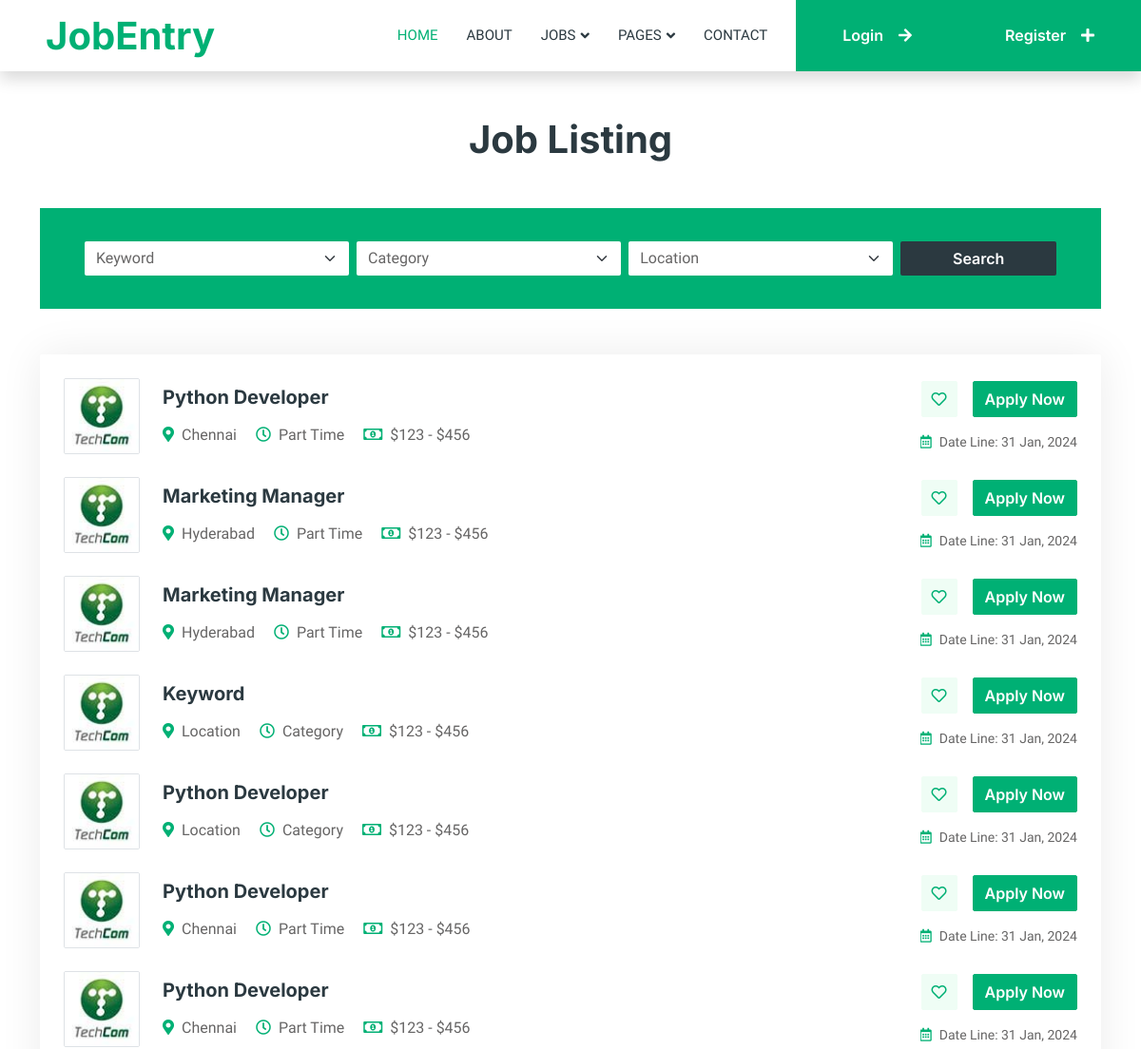
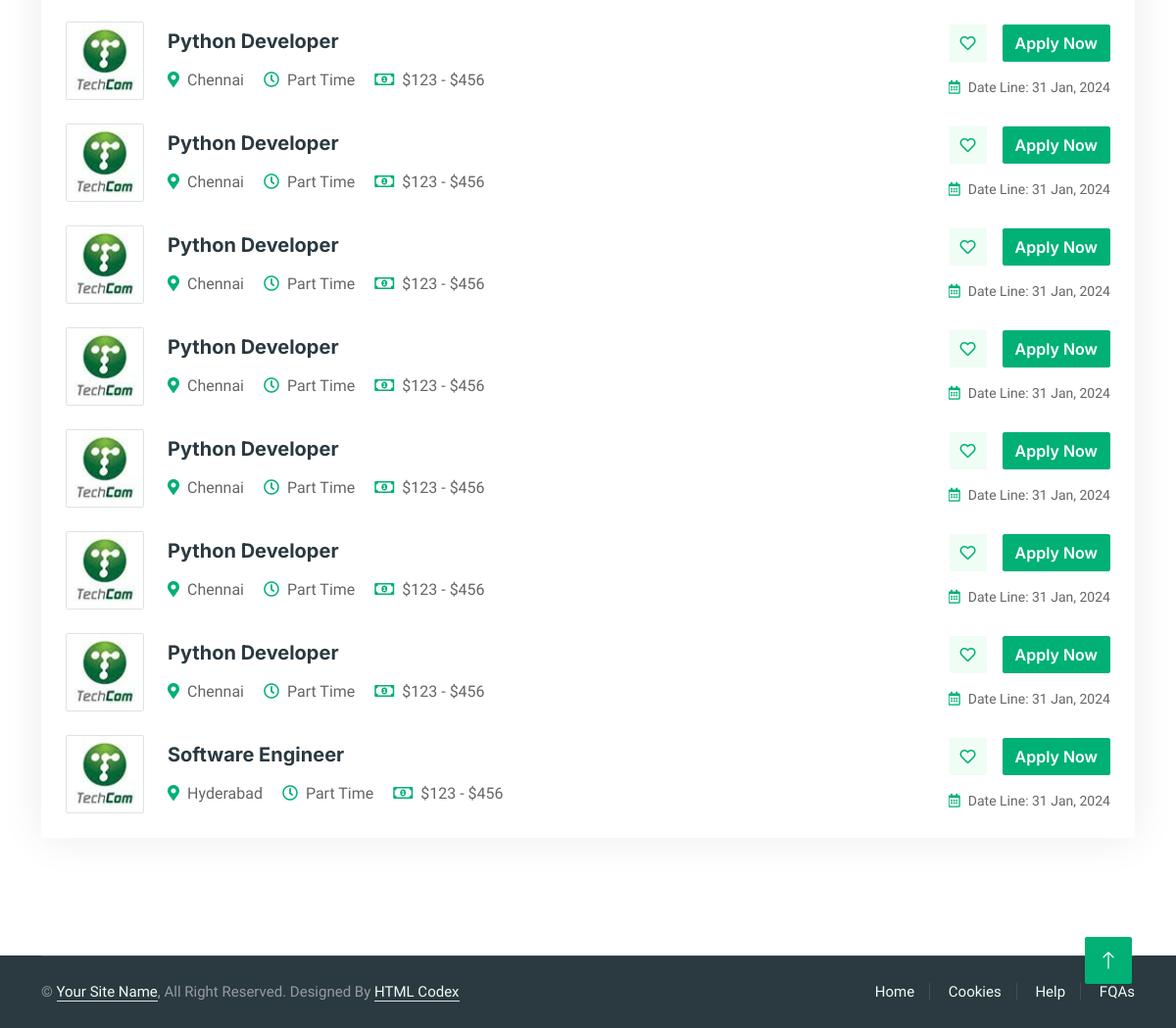
Screenshot of /job_list/ with the database file from the repository (2 pictures, top to bottom).
### app/models.py (models this page shows, shortened)
class Add_job(models.Model):
    company=models.ForeignKey(User,on_delete=models.CASCADE)
    keyword=models.CharField(max_length=100)
    category=models.CharField(max_length=100)
    location=models.CharField(max_length=100)

### app/views.py (the view)
# urls.py: path('job_list/', views.job_list, name='job_list'),
def job_list(request):
    jobs=Add_job.objects.all()
    return render(request,'job_list.html',{'jobs':jobs})

### app/templates/job_list.html (shortened to what this page needs)
{% extends "header.html" %}
{% load static %}
{% block content %}
<!DOCTYPE html>
<html lang="en">
<head>
</head>
<body>
    <form action='{%url 'job_list'%}'>
        <div class="container-xxl py-5">
            <div class="container">
                <h1 class="text-center mb-5 wow fadeInUp" data-wow-delay="0.1s">Job Listing</h1>
                <div class="tab-class text-center wow fadeInUp" data-wow-delay="0.3s">
        <div class="container-fluid bg-primary mb-5 wow fadeIn" data-wow-delay="0.1s" style="padding: 35px;">
            <div class="container">
                <div class="row g-2">
                    <div class="col-md-10">
                        <div class="row g-2">
                            <div class="col-md-4">
                                <select class="form-select border-0">
                                    <option selected>Keyword</option>
                                </select>
                            </div>
                            <div class="col-md-4">
                                <select class="form-select border-0">
                                    <option selected>Category</option>
                                </select>
                            </div>
                            <div class="col-md-4">
                                <select class="form-select border-0">
                                    <option selected>Location</option>
                                </select>
                            </div>
                        </div>
                    </div>
                    <div class="col-md-2">
                        <button class="btn btn-dark border-0 w-100">Search</button>
                    </div>
                </div>
            </div>
        </div>
                    <div class="tab-content">
                        <div id="tab-1" class="tab-pane fade show p-0 active">
                            <div class="job-item p-4 mb-4">
                                <div class="row g-4">
                                    {% for i in jobs %}
                                    <div class="col-sm-12 col-md-8 d-flex align-items-center">
                                        <img class="flex-shrink-0 img-fluid border rounded" src="{% static 'img/com-logo-1.jpg' %}" alt="" style="width: 80px; height: 80px;">
                                        <div class="text-start ps-4">
                                            <h5 class="mb-3">{{i.keyword}}</h5>
                                            <span class="text-truncate me-3"><i class="fa fa-map-marker-alt text-primary me-2"></i>{{i.location}}</span>
                                            <span class="text-truncate me-3"><i class="far fa-clock text-primary me-2"></i>{{i.category}}</span>
                                            <span class="text-truncate me-0"><i class="far fa-money-bill-alt text-primary me-2"></i>$123 - $456</span>
                                        </div>
                                    </div>
                                    <div class="col-sm-12 col-md-4 d-flex flex-column align-items-start align-items-md-end justify-content-center">
                                        <div class="d-flex mb-3">
                                            <a class="btn btn-light btn-square me-3" href=""><i class="far fa-heart text-primary"></i></a>
                                            <a class="btn btn-primary" href="{% url 'apply' %}">Apply Now</a>
                                        </div>
                                        <small class="text-truncate"><i class="far fa-calendar-alt text-primary me-2"></i>Date Line: 31 Jan, 2024</small>
                                    </div>
                                    {% endfor %}
                                </div>
                            </div>
                        </div>
                    </div>
                </div>
            </div>
        </div>
    </form>
</body>
</html>
{% endblock %}

### app/templates/header.html (shortened to what this page needs)
{% load static %}
<!DOCTYPE html>
<html>
    <head>
    <link href="https://cdnjs.cloudflare.com/ajax/libs/font-awesome/5.10.0/css/all.min.css" rel="stylesheet">
    <link href="https://cdn.jsdelivr.net/npm/bootstrap-icons@1.4.1/font/bootstrap-icons.css" rel="stylesheet">
    <link href="{% static 'lib/animate/animate.min.css' %}" rel="stylesheet">
    <link href="{% static 'lib/owlcarousel/assets/owl.carousel.min.css' %}" rel="stylesheet">
    <link href="{% static 'css/bootstrap.min.css' %}" rel="stylesheet">
    <link href="{% static 'css/style.css' %}" rel="stylesheet">
    </head>
    <body>
        <div class="container-xxl bg-white p-0">
            <nav class="navbar navbar-expand-lg bg-white navbar-light shadow sticky-top p-0">
                <a href="index.html" class="navbar-brand d-flex align-items-center text-center py-0 px-4 px-lg-5">
                    <h1 class="m-0 text-primary">JobEntry</h1>
                </a>
                <div class="collapse navbar-collapse" id="navbarCollapse">
                    <div class="navbar-nav ms-auto p-4 p-lg-0">
                        <a href="{% url 'index' %}" class="nav-item nav-link active">Home</a>
                        <a href="{% url 'about' %}" class="nav-item nav-link">About</a>
                        <div class="nav-item dropdown">
                            <a href="#" class="nav-link dropdown-toggle" data-bs-toggle="dropdown">Jobs</a>
                        </div>
                        <div class="nav-item dropdown">
                            <a href="#" class="nav-link dropdown-toggle" data-bs-toggle="dropdown">Pages</a>
                        </div>
                        <a href="{% url 'contact' %}" class="nav-item nav-link">Contact</a>
                    </div>
                    {% if request.session.email %}
                    <a href="{% url 'logout' %}" class="btn btn-primary rounded-0 py-4 px-lg-5 d-none d-lg-block">Logout<i class="fa fa-arrow-right ms-3"></i></a>
                    {% else %}
                    <a href="{% url 'login' %}" class="btn btn-primary rounded-0 py-4 px-lg-5 d-none d-lg-block">Login<i class="fa fa-arrow-right ms-3"></i></a>
                    <a href="{% url 'register' %}" class="btn btn-primary rounded-0 py-4 px-lg-5 d-none d-lg-block">Register<i class="fa fa-plus ms-3"></i></a>
                    {%endif %}
                </div>
            </nav>
        {% block content %}
        {% endblock %}
        <div class="container-fluid bg-dark text-white-50 footer pt-0 mt-5 wow fadeIn" data-wow-delay="0.1s">
            <div class="container">
                <div class="copyright">
                    <div class="row">
                        <div class="col-md-6 text-center text-md-start mb-3 mb-md-0">
                            &copy; <a class="border-bottom" href="#">Your Site Name</a>, All Right Reserved.
							Designed By <a class="border-bottom" href="https://htmlcodex.com">HTML Codex</a>
                        </div>
                        <div class="col-md-6 text-center text-md-end">
                            <div class="footer-menu">
                                <a href="">Home</a>
                                <a href="">Cookies</a>
                                <a href="">Help</a>
                                <a href="">FQAs</a>
                            </div>
                        </div>
                    </div>
                </div>
            </div>
        </div>
        <a href="#" class="btn btn-lg btn-primary btn-lg-square back-to-top"><i class="bi bi-arrow-up"></i></a>
    </div>
    </body>
</html>

### app/static/css/style.css (style rules this page uses)
:root { --primary: #00B074; --secondary: #2B9BFF; --light: #EFFDF5; --dark: #2B3940; }
.back-to-top { position: fixed; display: none; right: 45px; bottom: 45px; z-index: 99; }
.btn { font-family: 'Inter', sans-serif; font-weight: 600; transition: .5s; }
.btn.btn-primary, .btn.btn-secondary { color: #FFFFFF; }
.btn-square { width: 38px; height: 38px; }
.btn-lg-square { width: 48px; height: 48px; }
.btn-square, .btn-sm-square, .btn-lg-square { padding: 0; display: flex; align-items: center; justify-content: center; font-weight: normal; border-radius: 2px; }
.navbar .dropdown-toggle::after { border: none; content: "\f107"; font-family: "Font Awesome 5 Free"; font-weight: 900; vertical-align: middle; margin-left: 5px; transition: .5s; }
.navbar-dark .navbar-nav .nav-link, .navbar-light .navbar-nav .nav-link { margin-right: 30px; padding: 25px 0; color: #FFFFFF; font-size: 15px; text-transform: uppercase; outline: none; }
.navbar-dark .navbar-nav .nav-link:hover, .navbar-dark .navbar-nav .nav-link.active, .navbar-light .navbar-nav .nav-link:hover, .navbar-light .navbar-nav .nav-link.active { color: var(--primary); }
.navbar-light .navbar-brand, .navbar-light a.btn { height: 75px; }
.navbar-light .navbar-nav .nav-link { color: var(--dark); font-weight: 500; }
.navbar-light.sticky-top { top: -100px; transition: .5s; }
.job-item { border: 1px solid transparent; border-radius: 2px; box-shadow: 0 0 45px rgba(0, 0, 0, .08); transition: .5s; }
.footer .copyright { padding: 25px 0; font-size: 15px; border-top: 1px solid rgba(256, 256, 256, .1); }
.footer .copyright a { color: var(--light); }
.footer .footer-menu a { margin-right: 15px; padding-right: 15px; border-right: 1px solid rgba(255, 255, 255, .1); }
.footer .footer-menu a:last-child { margin-right: 0; padding-right: 0; border-right: none; }

### rows the page displays
Add_job: keyword "Python Developer", location "Chennai", category "Part Time"
Add_job: keyword "Marketing Manager", location "Hyderabad", category "Part Time"
Add_job: keyword "Marketing Manager", location "Hyderabad", category "Part Time"
Add_job: keyword "Keyword", location "Location", category "Category"
Add_job: keyword "Python Developer", location "Location", category "Category"
Add_job: keyword "Python Developer", location "Chennai", category "Part Time"
Add_job: keyword "Python Developer", location "Chennai", category "Part Time"
Add_job: keyword "Python Developer", location "Chennai", category "Part Time"
Add_job: keyword "Python Developer", location "Chennai", category "Part Time"
Add_job: keyword "Python Developer", location "Chennai", category "Part Time"
Add_job: keyword "Python Developer", location "Chennai", category "Part Time"
Add_job: keyword "Python Developer", location "Chennai", category "Part Time"
Add_job: keyword "Python Developer", location "Chennai", category "Part Time"
Add_job: keyword "Python Developer", location "Chennai", category "Part Time"
Add_job: keyword "Software Engineer", location "Hyderabad", category "Part Time"
